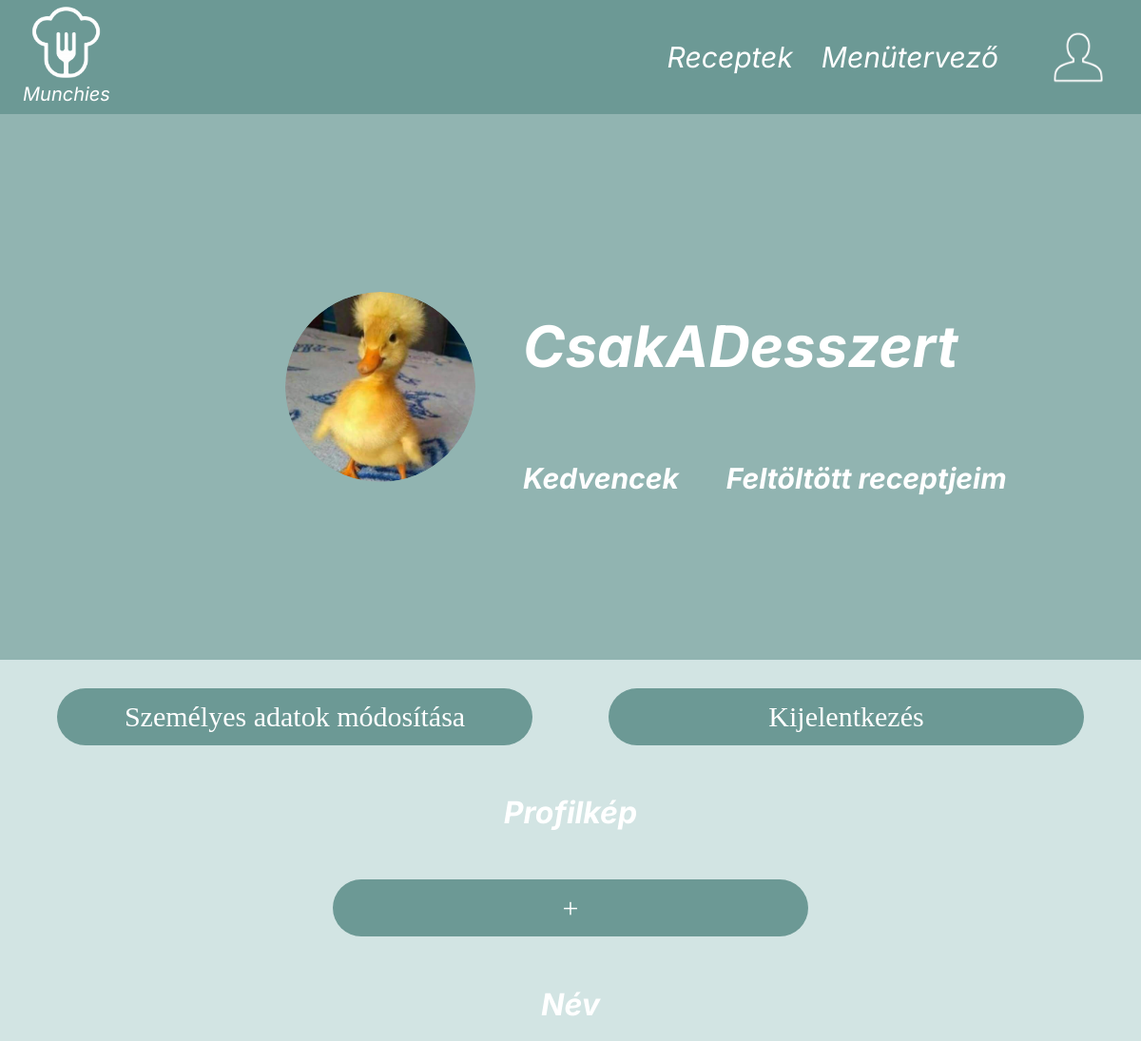
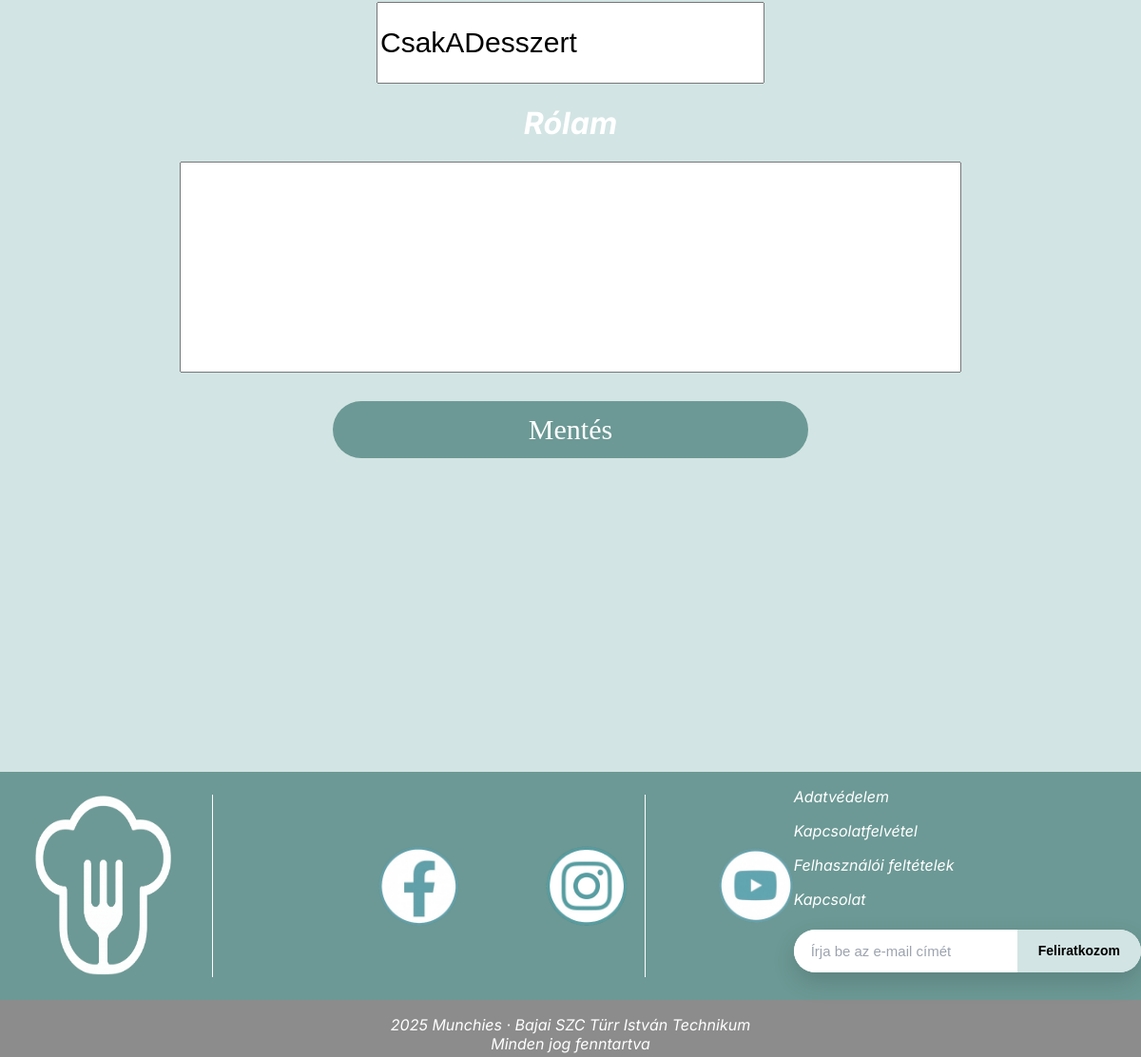
The app's page /profil/profil.php (signed in) with its own data (2 pictures, top to bottom).
### tables this page shows
CREATE TABLE `users` (
  `id` int(11) NOT NULL,
  `username` varchar(255) NOT NULL,
  `email` varchar(255) NOT NULL,
  `password` varchar(255) NOT NULL,
  `display` varchar(50) NOT NULL,
  `profile_image_url` varchar(255) NOT NULL,
  `about_me` varchar(255) NOT NULL
);

### profil/profil.php (the view, shortened to what this page needs)
<?php
    include_once('../database.php');
    $email = $_SESSION['email'] ?? '';
    $username = '';
    if ($email && $stmt = $conn->prepare("SELECT username FROM users WHERE email = ? LIMIT 1")) {
        $stmt->bind_param("s", $email);
        $stmt->execute();
        $stmt->bind_result($fetched_username);
        if ($stmt->fetch()) {
            $username = $fetched_username;
        }
    }
    $display = $about_me = null;
    if ($stmt = $conn->prepare("SELECT display, about_me FROM users WHERE email = ? LIMIT 1")) {
        $stmt->bind_param("s", $email);
        $stmt->execute();
        $stmt->bind_result($display, $about_me);
        $stmt->fetch();
    }
    $display_value = trim($display) ?: $username;
    $profile_image_url = null;
    if ($email && $stmt = $conn->prepare("SELECT profile_image_url FROM users WHERE email = ? LIMIT 1")) {
        $stmt->bind_param("s", $email);
        $stmt->execute();
        $stmt->bind_result($fprofile_image_url);
        if ($stmt->fetch()) $profile_image_url = $fprofile_image_url;
    }
?>
<!DOCTYPE html>
<html lang="hu">
<head>
    <link rel="stylesheet" href="profil1.css">
    <link rel="stylesheet" href="../header/header.css">
    <link rel="stylesheet" href="../footer/footer.css">
</head>
<body>
    <div id="teljes_oldal">
         <div class="szemelyes_adatok">
            <div>
                <img class="profil_kep" src="<?= htmlspecialchars($profile_image_url ?? '../imgs/profil_kep-removebg-preview.png') ?>" alt="profilkep">
            </div>
            <div class="adatok">
                <h1 class="nev"><?php if($display === null || trim($display) === '') {
                    echo htmlspecialchars($username);
                } else {
                    echo htmlspecialchars($display);
                }?></h1>
                <br>
                <div class="valami">
                <h2>Kedvencek</h2>
                <h2>Feltöltött receptjeim</h2>
                </div>
            </div>
         </div>
         <div class="tartalom">
            <div class="tartalomElemek">
                <button class="button2"><a href="../beallitasok/beallitasok.php">Személyes adatok módosítása</a></button>
                <button class="button2"><a href="../kijelentkezes.php">Kijelentkezés</a></button>
            </div>
            <form id="profilePicForm"
                action="upload_profilkep.php"
                method="POST"
                enctype="multipart/form-data">
                <h1>Profilkép</h1>
                <button type="button"
                        class="button2"
                        onclick="document.getElementById('profilePicInput').click()">
                    +
                </button>
            </form>
            <form action="profil.php" method="POST">
                <div>
                    <div class="tartalomElemek">
                        <div>
                            <h1>Név</h1>
                            <input type="text" name="display_input" class="display_input" value="<?= htmlspecialchars($display_value) ?>">
                        </div>
                    </div>
                <div class="tartalomElemek">
                <div class="rolam">
                    <h1>Rólam</h1>
                    <textarea name="rolam_input" class="rolam_input"><?= htmlspecialchars($about_me ?? '') ?></textarea>
                </div>
                </div>
                <button class="button2"  type="submit">Mentés</button>
            </form>
        </div>
    </div>
</body>
</html>

### profil/profil1.css (style rules this page uses)
html { background-color: #D2E4E3; color: white; font-family:"Inter"; }
body { margin: 0; display: grid; grid-template-rows: auto 1fr auto; font-family: "Inter"; font-style: italic; background-image: url("../imgs/receptek_bg.jpg"); background-size: cover; background-repeat: no-repeat; }
.szemelyes_adatok { background-color: #91b4b1; height: 30%; display: flex; align-items: center; gap: 50px; }
.profil_kep { width: 200px; height: 200px; border-radius: 50%; object-fit: cover; display: block; flex-shrink: 0; }
.szemelyes_adatok > div:first-child { width: 200px; height: 200px; border-radius: 50%; overflow: hidden; margin-left: 300px; }
.adatok h1 { padding-top: 20px; font-size: 60px; }
.valami { display: flex; gap: 50px; font-size: 20px; }
.tartalom { align-items: center; justify-content: center; display: block; gap: 80px; flex-direction: row; justify-content: center; }
.tartalomElemek { display: flex; gap: 80px; flex-direction: row; justify-content: center; }
form { text-align: center; }
.button2 { margin: 30px 0px; background-color: #6C9995; border: none; font-family: 'Times New Roman', Times, serif; font-size: 30px; height: 60px; width: 500px; color: white; cursor: pointer; transition: all 0.3s ease; align-self: center; border-radius: 40px; }
.display_input { width: 400px; height: 80px; font-size:30px; }
.rolam_input { width: 800px; height: 200px; font-size:30px; padding: 10px; vertical-align: top; resize: none; }

### header/header.css (style rules this page uses)
nav { height: 120px; background-color: #6C9995; display: flex; align-items: center; justify-content: space-between; color: white; font-style: italic; }
#bal_oldal_nav { margin-left: 2%; height: 90%; text-align: center; font-size: 20px; }
#jobb_oldal_nav { height: 90%; gap: 30px; display: flex; align-items: center; margin-right: 1%; }
#main_logo { height: 70%; }
nav p { margin: 0px; }
.nav_elem { font-size: 30px; height: min-content; justify-self: center; }
a { height: 100%; }
#icon { height: 100%; }
a { color: white; text-decoration: none; }

### footer/footer.css (style rules this page uses)
footer { height: 300px; margin-top: 250px; width: 100%; position:static; bottom: 0; color: white; }
#footerFelso { display: flex; background-color: #6C9995; height: 80%; width: 100%; margin-top: 300px; }
#footerAlso { height: 20%; }
#logo { padding: 0px 20px; height: 100%; vertical-align: top; }
#logoImg { height: 80%; width: 100%; margin-top: 15%; margin-left: 10%; }
#socialmedia { height: 100%; width: 40%; }
#imgsRow { height: 50%; display: flex; gap: 15%; }
#imgsRow>a>img { height: 100%; margin-left: 100%; margin-top: 50%; }
#jobboldal { right: 0; height: 100%; margin-left: 10%; }
#jobboldal a { text-decoration: none; color: white; }
#kapcsolat { height: 70%; width: 100%; }
#footerAlso { display: flex; background-color: #8C8C8C; text-align: center; justify-content: center; vertical-align: middle; }
.hirlevel { display: flex; max-width: 420px; width: 100%; background: #ffffff; border-radius: 999px; overflow: hidden; box-shadow: 0 10px 25px rgba(0, 0, 0, 0.15); margin: -5% auto; }
.hirlevel input { flex: 1; border: none; padding: 14px 18px; font-size: 15px; outline: none; }
.hirlevel input::placeholder { color: #9ca3af; }
.hirlevel button { border: none; background: #D2E4E3; color: #000; padding: 0 22px; font-size: 14px; font-weight: 600; cursor: pointer; transition: background 0.3s ease; }

### records on screen
users: profile_image_url (picture), display "CsakADesszert", display_input "CsakADesszert"
